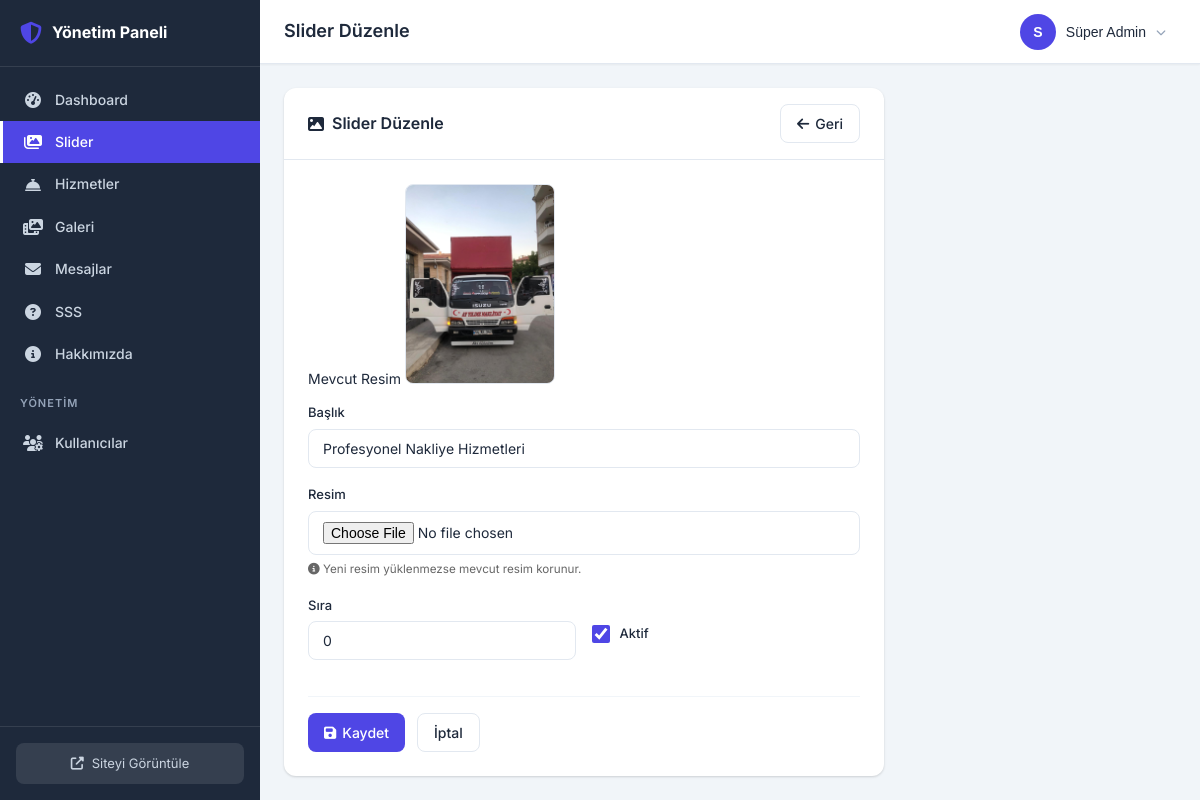
Screenshot of /gizli-yonetim-x7c8v9/sliders/1/edit/ (signed in) with the database file from the repository.
### custom_admin/models.py (models this page shows, shortened)
class AdminUser(models.Model):
    ROLE_CHOICES = [
        ('superadmin', 'Süper Admin'),
        ('admin', 'Admin'),
    ]
    id = models.UUIDField(primary_key=True, default=uuid.uuid4, editable=False)
    username = models.CharField(max_length=50, unique=True, verbose_name="Kullanıcı Adı")
    password_hash = models.CharField(max_length=256, verbose_name="Şifre Hash")
    email = models.EmailField(blank=True, verbose_name="E-posta")
    first_name = models.CharField(max_length=100, blank=True, verbose_name="Ad")
    last_name = models.CharField(max_length=100, blank=True, verbose_name="Soyad")
    role = models.CharField(max_length=20, choices=ROLE_CHOICES, default='admin', verbose_name="Rol")
    is_active = models.BooleanField(default=True, verbose_name="Aktif")
    created_at = models.DateTimeField(auto_now_add=True, verbose_name="Oluşturulma Tarihi")
    updated_at = models.DateTimeField(auto_now=True, verbose_name="Güncellenme Tarihi")
    last_login = models.DateTimeField(null=True, blank=True, verbose_name="Son Giriş")
    can_manage_sliders = models.BooleanField(default=True, verbose_name="Slider Yönetimi")
    can_manage_services = models.BooleanField(default=True, verbose_name="Hizmet Yönetimi")
    can_manage_gallery = models.BooleanField(default=True, verbose_name="Galeri Yönetimi")
    can_manage_messages = models.BooleanField(default=True, verbose_name="Mesaj Yönetimi")
    can_manage_faq = models.BooleanField(default=True, verbose_name="SSS Yönetimi")
    can_manage_about = models.BooleanField(default=True, verbose_name="Hakkımızda Yönetimi")
    class Meta:
        verbose_name = "Admin Kullanıcı"
        verbose_name_plural = "Admin Kullanıcılar"
        ordering = ['-created_at']
    @property
    def is_superadmin(self):
        return self.role == 'superadmin'
    @property
    def full_name(self):
        name = f"{self.first_name} {self.last_name}".strip()
        return name or self.username
    def has_permission(self, permission_name):
        if self.is_superadmin:
            return True
        return getattr(self, permission_name, False)

### core/models.py (models this page shows, shortened)
class SliderImage(models.Model):
    title = models.CharField(max_length=200, verbose_name="Başlık", blank=True)
    image = models.ImageField(upload_to='slider/', verbose_name="Resim")
    order = models.PositiveIntegerField(default=0, verbose_name="Sıra")
    is_active = models.BooleanField(default=True, verbose_name="Aktif")
    class Meta:
        verbose_name = "Slider Resmi"
        verbose_name_plural = "Slider Resimleri"
        ordering = ['order']

### custom_admin/views.py (the view)
# urls.py: path('sliders/<int:pk>/edit/', views.slider_edit, name='slider_edit'),
@admin_login_required
@permission_required('can_manage_sliders')
@csrf_protect
def slider_edit(request, pk):
    slider = get_object_or_404(SliderImage, pk=pk)
    if request.method == 'POST':
        form = SliderForm(request.POST, request.FILES, instance=slider)
        if form.is_valid():
            form.save()
            messages.success(request, 'Slider güncellendi.')
            return redirect('custom_admin:slider_list')
    else:
        form = SliderForm(instance=slider)
    return render(request, 'custom_admin/sliders/form.html', {
        'form': form,
        'title': 'Slider Düzenle',
        'edit_mode': True,
        'obj': slider,
        'admin_user': request.admin_user,
    })

### custom_admin/forms.py (shortened to what this page needs)
class SliderForm(forms.ModelForm):
    class Meta:
        model = SliderImage
        fields = ['title', 'image', 'order', 'is_active']
        widgets = {
            'title': forms.TextInput(attrs={'class': 'form-control', 'placeholder': 'Slider Başlığı'}),
            'image': forms.FileInput(attrs={'class': 'form-control', 'accept': 'image/*'}),
            'order': forms.NumberInput(attrs={'class': 'form-control', 'min': 0}),
            'is_active': forms.CheckboxInput(attrs={'class': 'form-check-input'}),
        }
    def __init__(self, *args, **kwargs):
        super().__init__(*args, **kwargs)
        if self.instance and self.instance.pk:
            self.fields['image'].required = False

### custom_admin/context_processors.py (called while the page is built)
def admin_context(request):
    context = {}
    if hasattr(request, 'admin_user'):
        context['unread_count'] = ContactMessage.objects.filter(is_read=False).count()
    return context

### custom_admin/templates/custom_admin/sliders/form.html (shortened to what this page needs)
{% extends "custom_admin/base.html" %}
{% block page_title %}{{ title }}{% endblock %}
{% block content %}
<div class="card" style="max-width: 600px;">
    <div class="card-header">
        <h2><i class="fas fa-image"></i> {{ title }}</h2>
        <a href="{% url 'custom_admin:slider_list' %}" class="btn btn-outline">
            <i class="fas fa-arrow-left"></i> Geri
        </a>
    </div>
    <div class="card-body">
        <form method="post" enctype="multipart/form-data">
            {% if edit_mode and obj.image %}
            <div class="current-image">
                <label>Mevcut Resim</label>
                <img src="{{ obj.image.url }}" alt="{{ obj.title }}" class="preview-image">
            </div>
            {% endif %}
            <div class="form-group">
                <label>Başlık</label>
                {{ form.title }}
            </div>
            <div class="form-group">
                <label>Resim {% if not edit_mode %}*{% endif %}</label>
                {{ form.image }}
                {% if edit_mode %}
                <small style="color: #666; display: block; margin-top: 5px;">
                    <i class="fas fa-info-circle"></i> Yeni resim yüklenmezse mevcut resim korunur.
                </small>
                {% endif %}
            </div>
            <div class="form-row">
                <div class="form-group col-6">
                    <label>Sıra</label>
                    {{ form.order }}
                </div>
                <div class="form-group col-6">
                    <label class="form-check-label">
                        {{ form.is_active }} Aktif
                    </label>
                </div>
            </div>
            <div class="form-actions">
                <button type="submit" class="btn btn-primary">
                    <i class="fas fa-save"></i> Kaydet
                </button>
                <a href="{% url 'custom_admin:slider_list' %}" class="btn btn-outline">İptal</a>
            </div>
        </form>
    </div>
</div>
{% endblock %}

### custom_admin/templates/custom_admin/base.html (shortened to what this page needs)
{% load static %}
<!DOCTYPE html>
<html lang="tr" data-theme="light">
<head>
    <link rel="stylesheet" href="https://cdnjs.cloudflare.com/ajax/libs/font-awesome/6.4.0/css/all.min.css">
    <link rel="stylesheet" href="{% static 'custom_admin/css/admin.css' %}">
</head>
<body>
    <div class="admin-wrapper">
        <aside class="sidebar" id="sidebar">
            <div class="sidebar-header">
                <div class="sidebar-logo">
                    <i class="fas fa-shield-alt"></i>
                    <span>Yönetim Paneli</span>
                </div>
            </div>
            <nav class="sidebar-nav">
                <ul>
                    <li>
                        <a href="{% url 'custom_admin:dashboard' %}" class="{% if request.resolver_match.url_name == 'dashboard' %}active{% endif %}">
                            <i class="fas fa-tachometer-alt"></i>
                            <span>Dashboard</span>
                        </a>
                    </li>
                    {% if admin_user.has_permission.can_manage_sliders or admin_user.is_superadmin %}
                    <li>
                        <a href="{% url 'custom_admin:slider_list' %}" class="{% if 'slider' in request.resolver_match.url_name %}active{% endif %}">
                            <i class="fas fa-images"></i>
                            <span>Slider</span>
                        </a>
                    </li>
                    {% endif %}
                    {% if admin_user.has_permission.can_manage_services or admin_user.is_superadmin %}
                    <li>
                        <a href="{% url 'custom_admin:service_list' %}" class="{% if 'service' in request.resolver_match.url_name %}active{% endif %}">
                            <i class="fas fa-concierge-bell"></i>
                            <span>Hizmetler</span>
                        </a>
                    </li>
                    {% endif %}
                    {% if admin_user.has_permission.can_manage_gallery or admin_user.is_superadmin %}
                    <li>
                        <a href="{% url 'custom_admin:gallery_list' %}" class="{% if 'gallery' in request.resolver_match.url_name %}active{% endif %}">
                            <i class="fas fa-photo-video"></i>
                            <span>Galeri</span>
                        </a>
                    </li>
                    {% endif %}
                    {% if admin_user.has_permission.can_manage_messages or admin_user.is_superadmin %}
                    <li>
                        <a href="{% url 'custom_admin:message_list' %}" class="{% if 'message' in request.resolver_match.url_name %}active{% endif %}">
                            <i class="fas fa-envelope"></i>
                            <span>Mesajlar</span>
                        </a>
                    </li>
                    {% endif %}
                    {% if admin_user.has_permission.can_manage_faq or admin_user.is_superadmin %}
                    <li>
                        <a href="{% url 'custom_admin:faq_list' %}" class="{% if 'faq' in request.resolver_match.url_name %}active{% endif %}">
                            <i class="fas fa-question-circle"></i>
                            <span>SSS</span>
                        </a>
                    </li>
                    {% endif %}
                    {% if admin_user.has_permission.can_manage_about or admin_user.is_superadmin %}
                    <li>
                        <a href="{% url 'custom_admin:about_edit' %}" class="{% if 'about' in request.resolver_match.url_name %}active{% endif %}">
                            <i class="fas fa-info-circle"></i>
                            <span>Hakkımızda</span>
                        </a>
                    </li>
                    {% endif %}
                    {% if admin_user.is_superadmin %}
                    <li class="nav-divider">
                        <span>YÖNETİM</span>
                    </li>
                    <li>
                        <a href="{% url 'custom_admin:user_list' %}" class="{% if 'user' in request.resolver_match.url_name %}active{% endif %}">
                            <i class="fas fa-users-cog"></i>
                            <span>Kullanıcılar</span>
                        </a>
                    </li>
                    {% endif %}
                </ul>
            </nav>
            <div class="sidebar-footer">
                <a href="/" target="_blank" class="btn-site-view">
                    <i class="fas fa-external-link-alt"></i>
                    <span>Siteyi Görüntüle</span>
                </a>
            </div>
        </aside>
        <main class="main-content">
            <header class="topbar">
                <div class="topbar-left">
                    <h1 class="page-title">{% block page_title %}Dashboard{% endblock %}</h1>
                </div>
                <div class="topbar-right">
                    <div class="user-dropdown" id="userDropdown">
                        <button class="user-dropdown-toggle">
                            <div class="user-avatar">
                                {{ admin_user.username|first|upper }}
                            </div>
                            <span class="user-name">{{ admin_user.full_name }}</span>
                            <i class="fas fa-chevron-down"></i>
                        </button>
                    </div>
                </div>
            </header>
            <div class="content-area">
                {% block content %}{% endblock %}
            </div>
        </main>
    </div>
</body>
</html>

### rows the page displays
AdminUser: username|first "S", full_name "Süper Admin"
SliderImage: image (picture), title "Profesyonel Nakliye Hizmetleri", order "0", is_active "☑"

### other values shown
{{ title }} "Slider Düzenle"
